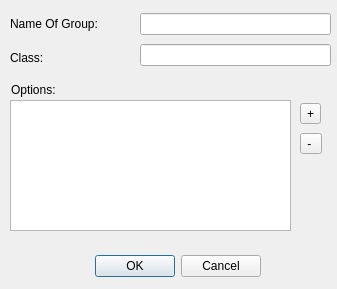
<?xml version="1.0" encoding="UTF-8"?>
<ui version="4.0">
 <class>insertbuttongroup</class>
 <widget class="QDialog" name="insertbuttongroup">
  <property name="geometry">
   <rect>
    <x>0</x>
    <y>0</y>
    <width>337</width>
    <height>289</height>
   </rect>
  </property>
  <property name="windowTitle">
   <string>Insert Button Group</string>
  </property>
  <widget class="QDialogButtonBox" name="buttonBox">
   <property name="geometry">
    <rect>
     <x>80</x>
     <y>250</y>
     <width>181</width>
     <height>32</height>
    </rect>
   </property>
   <property name="orientation">
    <enum>Qt::Horizontal</enum>
   </property>
   <property name="standardButtons">
    <set>QDialogButtonBox::Cancel|QDialogButtonBox::Ok</set>
   </property>
  </widget>
  <widget class="QLabel" name="label_3">
   <property name="geometry">
    <rect>
     <x>11</x>
     <y>81</y>
     <width>53</width>
     <height>18</height>
    </rect>
   </property>
   <property name="text">
    <string>Options:</string>
   </property>
  </widget>
  <widget class="QWidget" name="layoutWidget">
   <property name="geometry">
    <rect>
     <x>140</x>
     <y>10</y>
     <width>191</width>
     <height>61</height>
    </rect>
   </property>
   <layout class="QVBoxLayout" name="verticalLayout">
    <item>
     <widget class="QLineEdit" name="name"/>
    </item>
    <item>
     <widget class="QLineEdit" name="cssclass"/>
    </item>
   </layout>
  </widget>
  <widget class="QWidget" name="layoutWidget">
   <property name="geometry">
    <rect>
     <x>10</x>
     <y>10</y>
     <width>111</width>
     <height>61</height>
    </rect>
   </property>
   <layout class="QVBoxLayout" name="verticalLayout_2">
    <item>
     <widget class="QLabel" name="label">
      <property name="text">
       <string>Name Of Group:</string>
      </property>
     </widget>
    </item>
    <item>
     <widget class="QLabel" name="label_2">
      <property name="text">
       <string>Class:</string>
      </property>
     </widget>
    </item>
   </layout>
  </widget>
  <widget class="QWidget" name="layoutWidget">
   <property name="geometry">
    <rect>
     <x>300</x>
     <y>100</y>
     <width>27</width>
     <height>58</height>
    </rect>
   </property>
   <layout class="QVBoxLayout" name="verticalLayout_3">
    <item>
     <widget class="QToolButton" name="addButton">
      <property name="text">
       <string>+</string>
      </property>
     </widget>
    </item>
    <item>
     <widget class="QToolButton" name="removeButton">
      <property name="text">
       <string>- </string>
      </property>
     </widget>
    </item>
   </layout>
  </widget>
  <widget class="QTableWidget" name="itemlist">
   <property name="geometry">
    <rect>
     <x>10</x>
     <y>100</y>
     <width>281</width>
     <height>131</height>
    </rect>
   </property>
  </widget>
 </widget>
 <resources/>
 <connections>
  <connection>
   <sender>buttonBox</sender>
   <signal>accepted()</signal>
   <receiver>insertbuttongroup</receiver>
   <slot>accept()</slot>
   <hints>
    <hint type="sourcelabel">
     <x>248</x>
     <y>254</y>
    </hint>
    <hint type="destinationlabel">
     <x>157</x>
     <y>274</y>
    </hint>
   </hints>
  </connection>
  <connection>
   <sender>buttonBox</sender>
   <signal>rejected()</signal>
   <receiver>insertbuttongroup</receiver>
   <slot>reject()</slot>
   <hints>
    <hint type="sourcelabel">
     <x>316</x>
     <y>260</y>
    </hint>
    <hint type="destinationlabel">
     <x>286</x>
     <y>274</y>
    </hint>
   </hints>
  </connection>
 </connections>
</ui>
